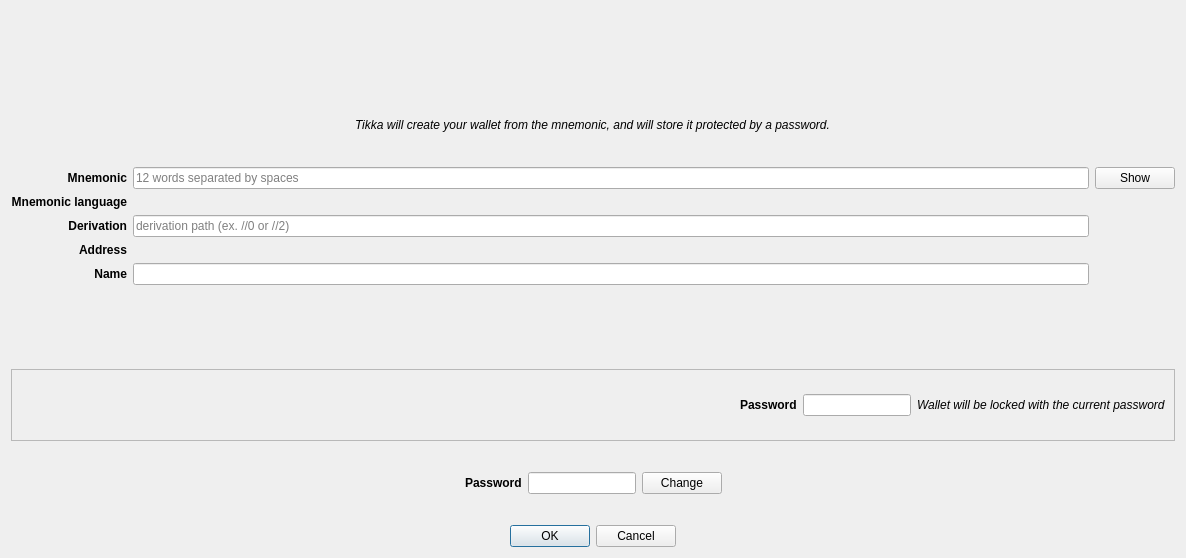
<?xml version="1.0" encoding="UTF-8"?>
<ui version="4.0">
 <class>AccountImportDialog</class>
 <widget class="QDialog" name="AccountImportDialog">
  <property name="geometry">
   <rect>
    <x>0</x>
    <y>0</y>
    <width>1186</width>
    <height>558</height>
   </rect>
  </property>
  <property name="windowTitle">
   <string>Import account</string>
  </property>
  <layout class="QVBoxLayout" name="verticalLayout">
   <item alignment="Qt::AlignHCenter">
    <widget class="QLabel" name="imagelabel">
     <property name="sizePolicy">
      <sizepolicy hsizetype="Preferred" vsizetype="Preferred">
       <horstretch>0</horstretch>
       <verstretch>0</verstretch>
      </sizepolicy>
     </property>
     <property name="minimumSize">
      <size>
       <width>0</width>
       <height>0</height>
      </size>
     </property>
     <property name="maximumSize">
      <size>
       <width>200</width>
       <height>200</height>
      </size>
     </property>
     <property name="sizeIncrement">
      <size>
       <width>0</width>
       <height>0</height>
      </size>
     </property>
     <property name="baseSize">
      <size>
       <width>0</width>
       <height>0</height>
      </size>
     </property>
     <property name="text">
      <string/>
     </property>
     <property name="pixmap">
      <pixmap resource="../../icons/tikka.slots.pyqt.resources.icons.index.qrc">:/images/safe_background</pixmap>
     </property>
     <property name="scaledContents">
      <bool>true</bool>
     </property>
     <property name="alignment">
      <set>Qt::AlignCenter</set>
     </property>
    </widget>
   </item>
   <item alignment="Qt::AlignHCenter">
    <widget class="QLabel" name="helpLabel">
     <property name="font">
      <font>
       <italic>true</italic>
      </font>
     </property>
     <property name="text">
      <string>Tikka will create your wallet from the mnemonic, and will store it protected by a password.</string>
     </property>
    </widget>
   </item>
   <item>
    <layout class="QGridLayout" name="gridLayout">
     <item row="6" column="0">
      <widget class="QLabel" name="nameLabel">
       <property name="font">
        <font>
         <weight>75</weight>
         <bold>true</bold>
        </font>
       </property>
       <property name="text">
        <string>Name</string>
       </property>
       <property name="alignment">
        <set>Qt::AlignRight|Qt::AlignTrailing|Qt::AlignVCenter</set>
       </property>
      </widget>
     </item>
     <item row="6" column="1">
      <widget class="QLineEdit" name="nameLineEdit">
       <property name="sizePolicy">
        <sizepolicy hsizetype="Preferred" vsizetype="Preferred">
         <horstretch>0</horstretch>
         <verstretch>0</verstretch>
        </sizepolicy>
       </property>
      </widget>
     </item>
     <item row="1" column="0">
      <widget class="QLabel" name="mnemonicLabel">
       <property name="font">
        <font>
         <weight>75</weight>
         <bold>true</bold>
        </font>
       </property>
       <property name="text">
        <string>Mnemonic</string>
       </property>
       <property name="alignment">
        <set>Qt::AlignRight|Qt::AlignTrailing|Qt::AlignVCenter</set>
       </property>
      </widget>
     </item>
     <item row="5" column="0">
      <widget class="QLabel" name="addressLabel">
       <property name="font">
        <font>
         <weight>75</weight>
         <bold>true</bold>
        </font>
       </property>
       <property name="text">
        <string>Address</string>
       </property>
       <property name="alignment">
        <set>Qt::AlignRight|Qt::AlignTrailing|Qt::AlignVCenter</set>
       </property>
      </widget>
     </item>
     <item row="1" column="1">
      <widget class="QLineEdit" name="mnemonicLineEdit">
       <property name="text">
        <string/>
       </property>
       <property name="echoMode">
        <enum>QLineEdit::Password</enum>
       </property>
       <property name="readOnly">
        <bool>false</bool>
       </property>
       <property name="placeholderText">
        <string>12 words separated by spaces</string>
       </property>
      </widget>
     </item>
     <item row="2" column="0">
      <widget class="QLabel" name="mnemonicLanguageLabel">
       <property name="font">
        <font>
         <weight>75</weight>
         <italic>false</italic>
         <bold>true</bold>
        </font>
       </property>
       <property name="text">
        <string>Mnemonic language</string>
       </property>
       <property name="alignment">
        <set>Qt::AlignRight|Qt::AlignTrailing|Qt::AlignVCenter</set>
       </property>
      </widget>
     </item>
     <item row="4" column="1">
      <widget class="QLineEdit" name="derivationLineEdit">
       <property name="enabled">
        <bool>true</bool>
       </property>
       <property name="placeholderText">
        <string>derivation path (ex. //0 or //2)</string>
       </property>
      </widget>
     </item>
     <item row="4" column="0">
      <widget class="QLabel" name="derivationLabel">
       <property name="font">
        <font>
         <weight>75</weight>
         <bold>true</bold>
        </font>
       </property>
       <property name="text">
        <string>Derivation</string>
       </property>
       <property name="alignment">
        <set>Qt::AlignRight|Qt::AlignTrailing|Qt::AlignVCenter</set>
       </property>
      </widget>
     </item>
     <item row="5" column="1">
      <widget class="QLabel" name="addressValueLabel">
       <property name="text">
        <string/>
       </property>
       <property name="textInteractionFlags">
        <set>Qt::LinksAccessibleByMouse|Qt::TextSelectableByKeyboard|Qt::TextSelectableByMouse</set>
       </property>
      </widget>
     </item>
     <item row="1" column="2">
      <widget class="QPushButton" name="showButton">
       <property name="text">
        <string>Show</string>
       </property>
      </widget>
     </item>
     <item row="2" column="1">
      <widget class="QLabel" name="mnemonicLanguageValueLabel">
       <property name="text">
        <string/>
       </property>
      </widget>
     </item>
    </layout>
   </item>
   <item>
    <widget class="QLabel" name="errorLabel">
     <property name="styleSheet">
      <string notr="true">color: red</string>
     </property>
     <property name="text">
      <string/>
     </property>
     <property name="alignment">
      <set>Qt::AlignCenter</set>
     </property>
    </widget>
   </item>
   <item>
    <widget class="QFrame" name="storedPasswordFrame">
     <property name="frameShape">
      <enum>QFrame::StyledPanel</enum>
     </property>
     <property name="frameShadow">
      <enum>QFrame::Raised</enum>
     </property>
     <layout class="QHBoxLayout" name="horizontalLayout">
      <item>
       <spacer name="horizontalSpacer_4">
        <property name="orientation">
         <enum>Qt::Horizontal</enum>
        </property>
        <property name="sizeHint" stdset="0">
         <size>
          <width>40</width>
          <height>20</height>
         </size>
        </property>
       </spacer>
      </item>
      <item alignment="Qt::AlignRight">
       <widget class="QLabel" name="storedPasswordLabel">
        <property name="font">
         <font>
          <weight>75</weight>
          <bold>true</bold>
         </font>
        </property>
        <property name="text">
         <string>Password</string>
        </property>
       </widget>
      </item>
      <item alignment="Qt::AlignHCenter">
       <widget class="QLineEdit" name="storedpasswordLineEdit">
        <property name="sizePolicy">
         <sizepolicy hsizetype="Fixed" vsizetype="Fixed">
          <horstretch>0</horstretch>
          <verstretch>0</verstretch>
         </sizepolicy>
        </property>
        <property name="maxLength">
         <number>20</number>
        </property>
        <property name="echoMode">
         <enum>QLineEdit::Password</enum>
        </property>
        <property name="alignment">
         <set>Qt::AlignCenter</set>
        </property>
        <property name="readOnly">
         <bool>true</bool>
        </property>
       </widget>
      </item>
      <item alignment="Qt::AlignLeft">
       <widget class="QLabel" name="storedPasswordHintLabel">
        <property name="font">
         <font>
          <italic>true</italic>
         </font>
        </property>
        <property name="text">
         <string>Wallet will be locked with the current password</string>
        </property>
       </widget>
      </item>
     </layout>
    </widget>
   </item>
   <item>
    <widget class="QFrame" name="passwordFrame">
     <layout class="QHBoxLayout" name="passwordlLayout">
      <item>
       <spacer name="horizontalSpacer">
        <property name="orientation">
         <enum>Qt::Horizontal</enum>
        </property>
        <property name="sizeHint" stdset="0">
         <size>
          <width>40</width>
          <height>20</height>
         </size>
        </property>
       </spacer>
      </item>
      <item>
       <widget class="QLabel" name="passwordLabel">
        <property name="sizePolicy">
         <sizepolicy hsizetype="Fixed" vsizetype="Preferred">
          <horstretch>0</horstretch>
          <verstretch>0</verstretch>
         </sizepolicy>
        </property>
        <property name="sizeIncrement">
         <size>
          <width>0</width>
          <height>0</height>
         </size>
        </property>
        <property name="font">
         <font>
          <weight>75</weight>
          <bold>true</bold>
         </font>
        </property>
        <property name="text">
         <string>Password</string>
        </property>
        <property name="alignment">
         <set>Qt::AlignLeading|Qt::AlignLeft|Qt::AlignVCenter</set>
        </property>
       </widget>
      </item>
      <item>
       <widget class="QLineEdit" name="passwordLineEdit">
        <property name="sizePolicy">
         <sizepolicy hsizetype="Fixed" vsizetype="Fixed">
          <horstretch>0</horstretch>
          <verstretch>0</verstretch>
         </sizepolicy>
        </property>
        <property name="maxLength">
         <number>20</number>
        </property>
        <property name="alignment">
         <set>Qt::AlignCenter</set>
        </property>
        <property name="readOnly">
         <bool>true</bool>
        </property>
       </widget>
      </item>
      <item>
       <widget class="QPushButton" name="passwordChangeButton">
        <property name="sizePolicy">
         <sizepolicy hsizetype="Fixed" vsizetype="Fixed">
          <horstretch>0</horstretch>
          <verstretch>0</verstretch>
         </sizepolicy>
        </property>
        <property name="text">
         <string>Change</string>
        </property>
        <property name="icon">
         <iconset resource="../../icons/tikka.slots.pyqt.resources.icons.index.qrc">
          <normaloff>:/icons/refresh_icon</normaloff>:/icons/refresh_icon</iconset>
        </property>
       </widget>
      </item>
      <item>
       <spacer name="horizontalSpacer_2">
        <property name="orientation">
         <enum>Qt::Horizontal</enum>
        </property>
        <property name="sizeHint" stdset="0">
         <size>
          <width>40</width>
          <height>20</height>
         </size>
        </property>
       </spacer>
      </item>
     </layout>
    </widget>
   </item>
   <item alignment="Qt::AlignHCenter">
    <widget class="QDialogButtonBox" name="buttonBox">
     <property name="orientation">
      <enum>Qt::Horizontal</enum>
     </property>
     <property name="standardButtons">
      <set>QDialogButtonBox::Cancel|QDialogButtonBox::Ok</set>
     </property>
    </widget>
   </item>
  </layout>
 </widget>
 <tabstops>
  <tabstop>mnemonicLineEdit</tabstop>
  <tabstop>derivationLineEdit</tabstop>
  <tabstop>nameLineEdit</tabstop>
  <tabstop>storedpasswordLineEdit</tabstop>
  <tabstop>passwordLineEdit</tabstop>
  <tabstop>passwordChangeButton</tabstop>
  <tabstop>showButton</tabstop>
 </tabstops>
 <resources>
  <include location="../../icons/tikka.slots.pyqt.resources.icons.index.qrc"/>
 </resources>
 <connections>
  <connection>
   <sender>buttonBox</sender>
   <signal>accepted()</signal>
   <receiver>AccountImportDialog</receiver>
   <slot>accept()</slot>
   <hints>
    <hint type="sourcelabel">
     <x>248</x>
     <y>254</y>
    </hint>
    <hint type="destinationlabel">
     <x>157</x>
     <y>274</y>
    </hint>
   </hints>
  </connection>
  <connection>
   <sender>buttonBox</sender>
   <signal>rejected()</signal>
   <receiver>AccountImportDialog</receiver>
   <slot>reject()</slot>
   <hints>
    <hint type="sourcelabel">
     <x>316</x>
     <y>260</y>
    </hint>
    <hint type="destinationlabel">
     <x>286</x>
     <y>274</y>
    </hint>
   </hints>
  </connection>
 </connections>
</ui>
